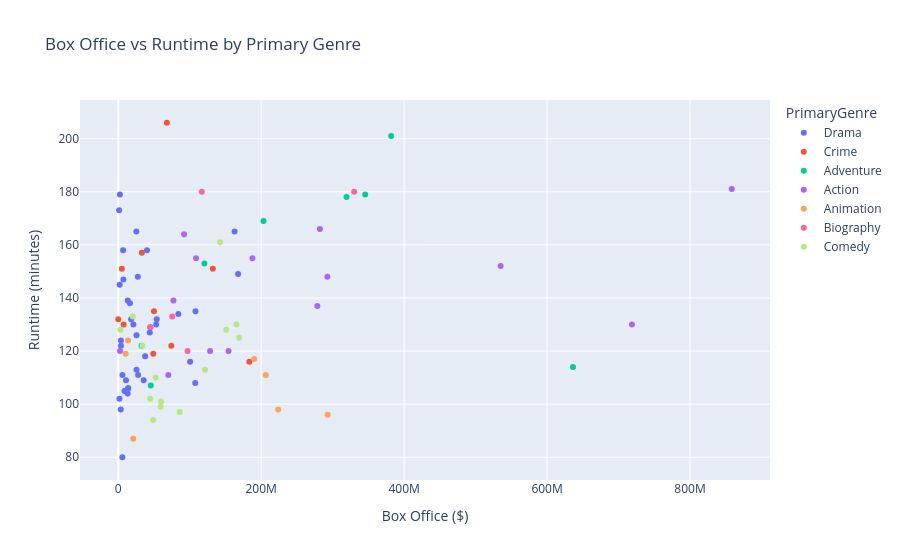

Notebook cell for this chart:
### Code cell
import plotly.express as px
import pandas as pd

# assume df_enriched is your dataframe
# clean the BoxOffice and Runtime columns and extract first genre
df_enriched = df_enriched.copy()
df_enriched["BoxOffice_clean"] = (
    df_enriched["BoxOffice"]
    .replace('[\$,]', '', regex=True)
    .astype(float)
)

df_enriched["Runtime_clean"] = (
    df_enriched["Runtime"]
    .str.replace(' min', '', regex=False)
    .astype(float)
)

# take only the first genre before the comma
df_enriched["PrimaryGenre"] = df_enriched["Genre"].str.split(',').str[0].str.strip()

# create scatter plot
fig = px.scatter(
    df_enriched,
    x="BoxOffice_clean",
    y="Runtime_clean",
    color="PrimaryGenre",
    hover_data=["Title", "Genre", "BoxOffice", "Runtime"],
    title="Box Office vs Runtime by Primary Genre",
    labels={"BoxOffice_clean": "Box Office ($)", "Runtime_clean": "Runtime (minutes)"}
)

fig.show()

### Figure 1 — Plotly figure (JSON) as saved in the notebook; plotly's stock layout.template omitted (floating-point values rounded to 4 significant figures; data arrays with more than 128 entries replaced by an {"elided": "..."} marker saying what was removed)
{"data": [{"customdata": {"elided": "39x4 str values"}, "hovertemplate": "PrimaryGenre=Drama<br>Box Office ($)=%{x}<br>Runtime (minutes)=%{y}<br>Title=%{customdata[0]}<br>Genre=%{customdata[1]}<br>BoxOffice=%{customdata[2]}<br>Runtime=%{customdata[3]}<extra></extra>", "legendgroup": "Drama", "marker": {"color": "#636efa", "symbol": "circle"}, "mode": "markers", "name": "Drama", "orientation": "v", "showlegend": true, "type": "scatter", "x": [53850000.0, 7220000.0, 40220000.0, 3511000.0, 27850000.0, 14000000.0, 100500000.0, 35550000.0, 3760000.0, 84110000.0, 5821000.0, 1659000.0, 18100000.0, 37650000.0, 21200000.0, 11330000.0, 44790000.0, 13840000.0, 8659000.0, 162800000.0, 108100000.0, 25540000.0, 44070000.0, 25570000.0, 2007000.0, 6774000.0, 1252000.0, 5904000.0, 13300000.0, 107800000.0, 25350000.0, 53090000.0, 167800000.0, 3767000.0, 16380000.0, 2352000.0, 13240000.0, 10870000.0, 27430000.0], "xaxis": "x", "y": [132.0, 147.0, 158.0, 98.0, 111.0, 106.0, 116.0, 109.0, 122.0, 134.0, 80.0, 102.0, 132.0, 118.0, 130.0, 105.0, 129.0, 106.0, 105.0, 165.0, 135.0, 113.0, 127.0, 126.0, 145.0, 158.0, 173.0, 111.0, 139.0, 108.0, 165.0, 130.0, 149.0, 124.0, 138.0, 179.0, 104.0, 109.0, 148.0], "yaxis": "y"}, {"customdata": [["No Country for Old Men", "Crime, Drama, Thriller", "$74,283,625", "122 min"], ["The Departed", "Crime, Drama, Thriller", "$132,399,394", "151 min"], ["City of God", "Crime, Drama", "$7,564,459", "130 min"], ["Zodiac", "Crime, Drama, Mystery", "$33,080,084", "157 min"], ["Memories of Murder", "Crime, Drama, Mystery", "$15,357", "132 min"], ["Ocean's Eleven", "Crime, Thriller", "$183,417,150", "116 min"], ["Uncut Gems", "Crime, Drama, Thriller", "$50,023,780", "135 min"], ["Michael Clayton", "Crime, Drama, Mystery", "$49,033,882", "119 min"], ["Anatomy of a Fall", "Crime, Drama, Thriller", "$5,076,369", "151 min"], ["Killers of the Flower Moon", "Crime, Drama, History", "$68,035,488", "206 min"]], "hovertemplate": "PrimaryGenre=Crime<br>Box Office ($)=%{x}<br>Runtime (minutes)=%{y}<br>Title=%{customdata[0]}<br>Genre=%{customdata[1]}<br>BoxOffice=%{customdata[2]}<br>Runtime=%{customdata[3]}<extra></extra>", "legendgroup": "Crime", "marker": {"color": "#EF553B", "symbol": "circle"}, "mode": "markers", "name": "Crime", "orientation": "v", "showlegend": true, "type": "scatter", "x": [74280000.0, 132400000.0, 7564000.0, 33080000.0, 15360.0, 183400000.0, 50020000.0, 49030000.0, 5076000.0, 68040000.0], "xaxis": "x", "y": [122.0, 151.0, 130.0, 157.0, 132.0, 116.0, 135.0, 119.0, 151.0, 206.0], "yaxis": "y"}, {"customdata": [["Interstellar", "Adventure, Drama, Sci-Fi", "$203,227,580", "169 min"], ["Inglourious Basterds", "Adventure, Drama, War", "$120,540,719", "153 min"], ["The Lord of the Rings: The Fellowship of the Ring", "Adventure, Drama, Fantasy", "$319,372,078", "178 min"], ["The Lord of the Rings: The Return of the King", "Adventure, Drama, Fantasy", "$381,878,219", "201 min"], ["The Lord of the Rings: The Two Towers", "Adventure, Drama, Fantasy", "$345,518,923", "179 min"], ["Almost Famous", "Adventure, Comedy, Drama", "$32,534,850", "122 min"], ["O Brother, Where Art Thou?", "Adventure, Comedy, Crime", "$45,512,588", "107 min"], ["Barbie", "Adventure, Comedy, Fantasy", "$636,238,421", "114 min"]], "hovertemplate": "PrimaryGenre=Adventure<br>Box Office ($)=%{x}<br>Runtime (minutes)=%{y}<br>Title=%{customdata[0]}<br>Genre=%{customdata[1]}<br>BoxOffice=%{customdata[2]}<br>Runtime=%{customdata[3]}<extra></extra>", "legendgroup": "Adventure", "marker": {"color": "#00cc96", "symbol": "circle"}, "mode": "markers", "name": "Adventure", "orientation": "v", "showlegend": true, "type": "scatter", "x": [203200000.0, 120500000.0, 319400000.0, 381900000.0, 345500000.0, 32530000.0, 45510000.0, 636200000.0], "xaxis": "x", "y": [169.0, 153.0, 178.0, 201.0, 179.0, 122.0, 107.0, 114.0], "yaxis": "y"}, {"customdata": [["The Dark Knight", "Action, Crime, Drama", "$534,987,076", "152 min"], ["Mad Max: Fury Road", "Action, Adventure, Sci-Fi", "$154,280,290", "120 min"], ["Everything Everywhere All at Once", "Action, Adventure, Comedy", "$77,191,785", "139 min"], ["Inception", "Action, Adventure, Sci-Fi", "$292,587,330", "148 min"], ["Dune: Part Two", "Action, Adventure, Drama", "$282,144,358", "166 min"], ["Gladiator", "Action, Adventure, Drama", "$187,705,427", "155 min"], ["Oldboy", "Action, Drama, Mystery", "$2,458,200", "120 min"], ["Kill Bill: Vol. 1", "Action, Crime, Thriller", "$70,099,045", "111 min"], ["Sinners", "Action, Drama, Horror", "$278,578,513", "137 min"], ["Blade Runner 2049", "Action, Drama, Mystery", "$92,071,675", "164 min"], ["Crouching Tiger, Hidden Dragon", "Action, Adventure, Drama", "$128,530,421", "120 min"], ["Dune: Part One", "Action, Adventure, Drama", "$108,897,830", "155 min"], ["Top Gun: Maverick", "Action, Drama", "$718,732,821", "130 min"], ["Avengers: Endgame", "Action, Adventure, Sci-Fi", "$858,373,000", "181 min"]], "hovertemplate": "PrimaryGenre=Action<br>Box Office ($)=%{x}<br>Runtime (minutes)=%{y}<br>Title=%{customdata[0]}<br>Genre=%{customdata[1]}<br>BoxOffice=%{customdata[2]}<br>Runtime=%{customdata[3]}<extra></extra>", "legendgroup": "Action", "marker": {"color": "#ab63fa", "symbol": "circle"}, "mode": "markers", "name": "Action", "orientation": "v", "showlegend": true, "type": "scatter", "x": [535000000.0, 154300000.0, 77190000.0, 292600000.0, 282100000.0, 187700000.0, 2458000.0, 70100000.0, 278600000.0, 92070000.0, 128500000.0, 108900000.0, 718700000.0, 858400000.0], "xaxis": "x", "y": [152.0, 120.0, 139.0, 148.0, 166.0, 155.0, 120.0, 111.0, 137.0, 164.0, 120.0, 155.0, 130.0, 181.0], "yaxis": "y"}, {"customdata": [["Spirited Away", "Animation, Adventure, Family", "$13,750,644", "124 min"], ["Spider-Man: Into the Spider-Verse", "Animation, Action, Adventure", "$190,241,310", "117 min"], ["WALL·E", "Animation, Adventure, Family", "$223,808,164", "98 min"], ["Ratatouille", "Animation, Adventure, Comedy", "$206,445,654", "111 min"], ["Fantastic Mr. Fox", "Animation, Adventure, Comedy", "$21,002,919", "87 min"], ["Up", "Animation, Adventure, Comedy", "$293,004,164", "96 min"], ["Howl's Moving Castle", "Animation, Adventure, Family", "$10,352,604", "119 min"]], "hovertemplate": "PrimaryGenre=Animation<br>Box Office ($)=%{x}<br>Runtime (minutes)=%{y}<br>Title=%{customdata[0]}<br>Genre=%{customdata[1]}<br>BoxOffice=%{customdata[2]}<br>Runtime=%{customdata[3]}<extra></extra>", "legendgroup": "Animation", "marker": {"color": "#FFA15A", "symbol": "circle"}, "mode": "markers", "name": "Animation", "orientation": "v", "showlegend": true, "type": "scatter", "x": [13750000.0, 190200000.0, 223800000.0, 206400000.0, 21000000.0, 293000000.0, 10350000.0], "xaxis": "x", "y": [124.0, 117.0, 98.0, 111.0, 87.0, 96.0, 119.0], "yaxis": "y"}, {"customdata": [["The Social Network", "Biography, Drama", "$96,962,694", "120 min"], ["Oppenheimer", "Biography, Drama, History", "$330,078,895", "180 min"], ["The Wolf of Wall Street", "Biography, Comedy, Crime", "$116,900,694", "180 min"], ["Spotlight", "Biography, Crime, Drama", "$45,055,776", "129 min"], ["Moneyball", "Biography, Drama, Sport", "$75,605,492", "133 min"]], "hovertemplate": "PrimaryGenre=Biography<br>Box Office ($)=%{x}<br>Runtime (minutes)=%{y}<br>Title=%{customdata[0]}<br>Genre=%{customdata[1]}<br>BoxOffice=%{customdata[2]}<br>Runtime=%{customdata[3]}<extra></extra>", "legendgroup": "Biography", "marker": {"color": "#FF6692", "symbol": "circle"}, "mode": "markers", "name": "Biography", "orientation": "v", "showlegend": true, "type": "scatter", "x": [96960000.0, 330100000.0, 116900000.0, 45060000.0, 75610000.0], "xaxis": "x", "y": [120.0, 180.0, 180.0, 129.0, 133.0], "yaxis": "y"}, {"customdata": [["La La Land", "Comedy, Drama, Music", "$151,101,803", "128 min"], ["The Grand Budapest Hotel", "Comedy, Drama", "$59,301,324", "99 min"], ["The Royal Tenenbaums", "Comedy, Drama", "$52,364,010", "110 min"], ["Once Upon a Time... in Hollywood", "Comedy, Drama", "$142,502,728", "161 min"], ["Lost in Translation", "Comedy, Drama", "$44,585,453", "102 min"], ["Lady Bird", "Comedy, Drama", "$48,958,273", "94 min"], ["Little Miss Sunshine", "Comedy, Drama", "$59,891,098", "101 min"], ["Amélie", "Comedy, Romance", "$33,712,444", "122 min"], ["Superbad", "Comedy", "$121,463,226", "113 min"], ["The Worst Person in the World", "Comedy, Drama, Romance", "$3,034,775", "128 min"], ["Mean Girls", "Comedy", "$86,058,055", "97 min"], ["Bridesmaids", "Comedy", "$169,106,725", "125 min"], ["Knives Out", "Comedy, Crime, Drama", "$165,363,234", "130 min"], ["The Holdovers", "Comedy, Drama", "$20,355,375", "133 min"]], "hovertemplate": "PrimaryGenre=Comedy<br>Box Office ($)=%{x}<br>Runtime (minutes)=%{y}<br>Title=%{customdata[0]}<br>Genre=%{customdata[1]}<br>BoxOffice=%{customdata[2]}<br>Runtime=%{customdata[3]}<extra></extra>", "legendgroup": "Comedy", "marker": {"color": "#B6E880", "symbol": "circle"}, "mode": "markers", "name": "Comedy", "orientation": "v", "showlegend": true, "type": "scatter", "x": [151100000.0, 59300000.0, 52360000.0, 142500000.0, 44590000.0, 48960000.0, 59890000.0, 33710000.0, 121500000.0, 3035000.0, 86060000.0, 169100000.0, 165400000.0, 20360000.0], "xaxis": "x", "y": [128.0, 99.0, 110.0, 161.0, 102.0, 94.0, 101.0, 122.0, 113.0, 128.0, 97.0, 125.0, 130.0, 133.0], "yaxis": "y"}], "layout": {"legend": {"title": {"text": "PrimaryGenre"}, "tracegroupgap": 0}, "title": {"text": "Box Office vs Runtime by Primary Genre"}, "xaxis": {"anchor": "y", "domain": [0, 1], "title": {"text": "Box Office ($)"}}, "yaxis": {"anchor": "x", "domain": [0, 1], "title": {"text": "Runtime (minutes)"}}}}
